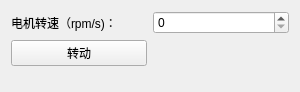
            <widget class="QWidget" name="page_2">
             <property name="geometry">
              <rect>
               <x>0</x>
               <y>0</y>
               <width>300</width>
               <height>92</height>
              </rect>
             </property>
             <attribute name="label">
              <string>定速模式</string>
             </attribute>
             <layout class="QGridLayout" name="gridLayout_7">
              <item row="3" column="0">
               <spacer name="verticalSpacer_6">
                <property name="orientation">
                 <enum>Qt::Vertical</enum>
                </property>
                <property name="sizeHint" stdset="0">
                 <size>
                  <width>20</width>
                  <height>40</height>
                 </size>
                </property>
               </spacer>
              </item>
              <item row="2" column="0">
               <widget class="QPushButton" name="btn_motorStart">
                <property name="text">
                 <string>转动</string>
                </property>
               </widget>
              </item>
              <item row="0" column="0">
               <widget class="QLabel" name="label_10">
                <property name="text">
                 <string>电机转速（rpm/s)：</string>
                </property>
               </widget>
              </item>
              <item row="0" column="1">
               <widget class="QSpinBox" name="spinBox_motorTargetSpeed">
                <property name="maximum">
                 <number>2000</number>
                </property>
               </widget>
              </item>
             </layout>
            </widget>
